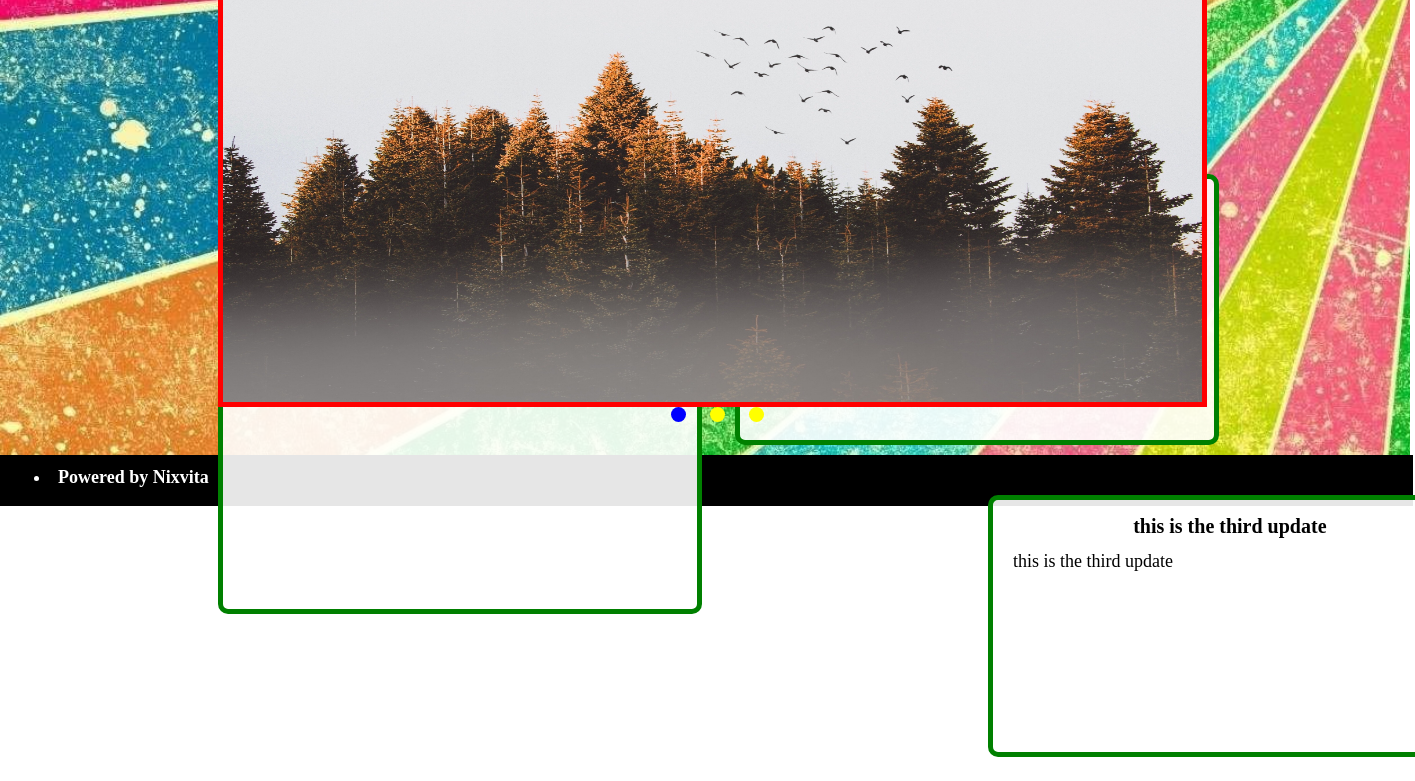
Before: / (lower part) with the older database file.
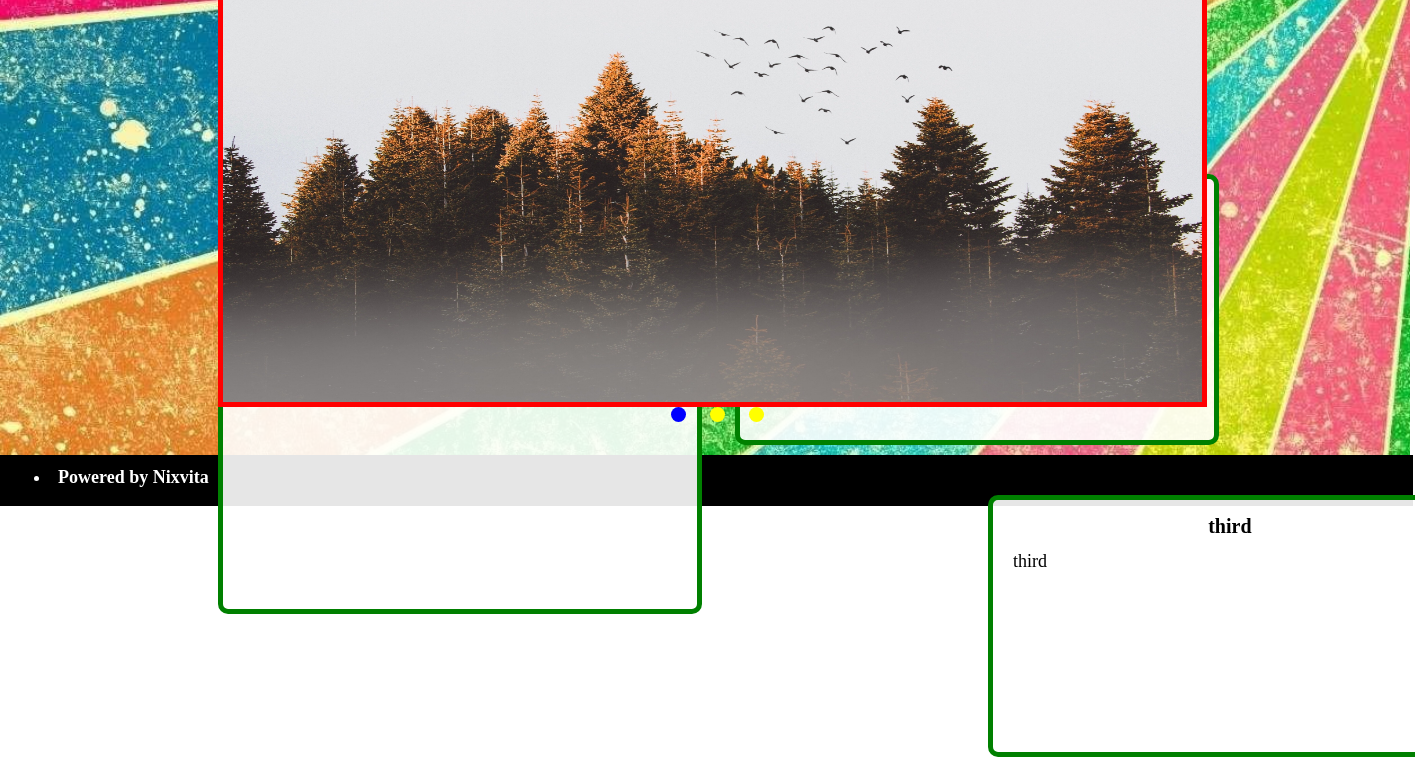
After: the same page with the newer database file.
### website.py (models this page shows, shortened)
class Post(db.Model):
    id = db.Column(db.Integer, primary_key=True)
    title = db.Column(db.String(500), nullable=False)
    content = db.Column(db.Text, nullable=False)
    user_id = db.Column(db.Integer, db.ForeignKey('user.id'), nullable=False)

### website.py (the view)
@app.route("/")
def home():
    first_post = Post.query.get(1)
    second_post = Post.query.get(2)
    third_post = Post.query.get(3)
    return render_template('home.html',first_post=first_post, second_post=second_post,
            third_post=third_post )

### templates/home.html (shortened to what this page needs)
{% extends 'ext.html' %}
{% block nav %}
		<div class="main-title">
			<h2 class="top-title">{{ first_post.title }}</h2>
			<p class="p1">{{ first_post.content}}</p>
		</div>
			<div class="second-title">
				<h2 class="">{{ second_post.title }}</h2>
				<p class="p2" >{{ second_post.content }}</p>
			</div>
			<div class="third-title">
				<h3>{{third_post.title }}</h3>
				<p class="p3">{{ third_post.content }}</p>
			</div>
			<div class="slideshow-container">
				<div class="mySlides fade">
				  <img src="/static/img/1.jpg">
				</div>
			</div>
				<div style="text-align:center">
				  <span class="dot" onclick="currentSlide(1)"></span>
				  <span class="dot" onclick="currentSlide(2)"></span>
				  <span class="dot" onclick="currentSlide(3)"></span>
				</div>
		</body>
{% endblock %}

### templates/ext.html (shortened to what this page needs)
<!Doctype html>
<html>
        <head>
                <link rel="stylesheet" type="text/css" href="{{ url_for('static', filename='style.css')}}">
        </head>
        <body>
                <div class="container-nav">
                                <div class="img-background"></div>
		<body>
				   <div class="down-nav">
                        <li class="powered-by">Powered by Nixvita</li>
                </div>
			</body>
</html>
{% block nav %}
{% endblock nav %}

### static/style.css (style rules this page uses)
.container-nav { width:100%; margin:auto; }
li { float: left; }
.img-background { background: url('/static/img/rainbow.jpg')fixed; height:1500px; max-height:500%; width:100.8%; background-size:cover; margin-top:-32px; margin-left:-8px; }
.main-title { background-color:rgba(255,255,255,0.9); position:static; width:31%; height:600px; max-height:100%; margin-top:-36%; margin-left:15%; padding:1px 20px 1px 20px; border:5px green solid; border-radius:10px; overflow:auto; text-align:justify; }
.p1 { color:black; text-align:center; font-family:arail; font-size:18px; position:static; }
.second-title { background-color:rgba(255,255,255,0.9); position:static; width:31%; height:250px; max-height:250px; margin-top:-31.5%; margin-left:52%; padding:1px 20px 10px 20px; border:5px green solid; border-radius:10px; overflow:auto; text-align:justify; }
.second-title h2 { color:red; font-family:arail; font-size:20px; position:static; line-height:0.5em; text-align:center; }
.p2 { color:black; font-family:arail; font-size:20px; }
.third-title { background-color:rgba(255,255,255,0.9); position:static; width:31%; height:250px; margin-top:50px; margin-left:980px; padding:1px 20px 1px 20px; border:5px green solid; border-radius:10px; overflow:auto; text-align:justify; }
.third-title h3 { color:black; font-family:arail; text-align:center; font-size:20px; position:static; line-height:0.5em; }
.p3 { color:black; font-family:arail; font-size:18px; position:static; }
.mySlides { display: none; position:static; }
img { background-color:black; width:100%; height:550px; }
.slideshow-container { max-width:70%; max-height:550px; position:static; margin-top:-65%; margin-left:15%; border:5px red solid; }
.dot { cursor: pointer; height: 15px; width: 15px; margin-left:20px; background-color:yellow; border-radius: 50%; display: inline-block; transition: background-color 0.6s ease; }
.active, .dot:hover { background-color:blue; }
.fade { -webkit-animation-name: fade; -webkit-animation-duration:0.5s; animation-name: fade; animation-duration: 0.5s; }
.down-nav { background:black; position:static; width:101.4%; margin-top:0%; height:51px; margin-left:-1%; }
.powered-by { color:white; position:relative; left:40px; top:12px; font-weight:bold; font-size:18px; animation-name:slidin; animation-duration 2s; }

Changed rows visible on the page:
changed Post: title "this is the third update" → "third"; content "this is the third update" → "third"
